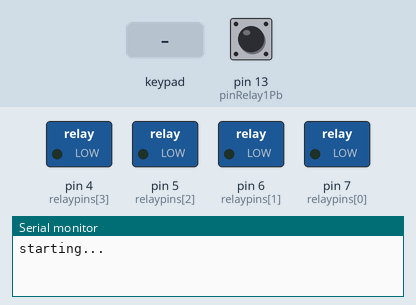
Recording of a sketch running on a simulated Arduino Uno, built with avr-gcc and run on an emulated ATmega328P. Shown: switched loads named in the sketch (green lamp = pin HIGH), the last lines printed to the serial monitor. The test bench sets the inputs (shaded band); at power-on: pin 13 (pinRelay1Pb) HIGH.

Above: at 1.2 s.
1.3 s: keypad keys 1 2 3 4 5 # pressed 0.4 s apart
At 4.0 s:
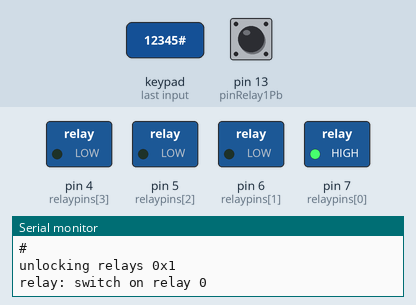
6.7 s: pin 13 (pinRelay1Pb) pulled LOW for 0.15 s
9.8 s: keypad keys 1 2 3 4 5 # pressed 0.4 s apart
At 12.8 s:
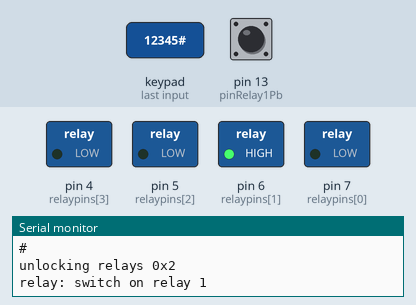
15.2 s: key '1' pressed
18.2 s: pin 13 (pinRelay1Pb) pulled LOW for 1 s
22.2 s: key '*' pressed
Timing chart, 0 to 24.7 s (numbered marks = the images above; inputs shaded):
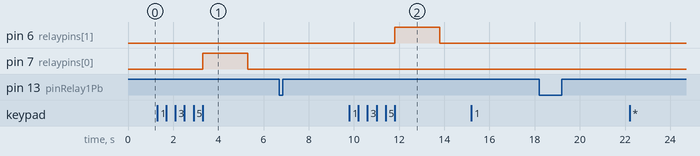

The sketch:

codelock.ino
```cpp
// (licence header left out)
#include <Keypad.h>

// keypad definition
const byte ROWS = 4; //four rows
const byte COLS = 3; //three columns

char keys[ROWS][COLS] = {
  {'1','2','3'},
  {'4','5','6'},
  {'7','8','9'},
  {'*','0','#'}
};

byte rowPins[ROWS] = {2, 3, 8, 9}; //connect to the row pinouts of the keypad
byte colPins[COLS] = {10, 11, 12}; //connect to the column pinouts of the keypad

Keypad keypad = Keypad( makeKeymap(keys), rowPins, colPins, ROWS, COLS );

// output relays
const byte NUMRELAYS = 4;
byte relaypins[NUMRELAYS] = { 7, 6, 5, 4 };
const byte defaultRelay = 1 << 0;

// relay selection, pressing 0* before the code selects the relays defined in relaySets[0],
// pressing 1* selects those in relaySets[1] etc.
byte relaySets[10] = { 0x01, 0x01, 0x02, 0x04, 0x08, 0x03, 0x0b, 0x0f, 0x01, 0x01 };

const unsigned long BUFFERTIMEOUT = 5000;
const unsigned long RELAYONTIME = 2000;

// code buffer
const char CODE[] = "12345";
const byte MAXCODELENGTH = 10;
String codeBuf = "";

// keyboard timeout
unsigned long lastkeypresstime = 0;

// relays selection and unlocking
byte selectedRelay = defaultRelay;
byte unlockedRelay = 0;

// relay operation
unsigned long relayActivationTime;
int activeRelay = -1;

// relay 1 push button
byte pinRelay1Pb = 13;

// fail counter: lock all relays for X milliseconds after Y failed attempts
const byte LOCKOUT_THRESHOLD = 3;
const unsigned long LOCKOUT_DURATION = 60000;
byte lockoutCnt = 0;
unsigned long lockoutTime = 0;

void setup() {
  Serial.begin(9600);

  clearbuf();

  for (byte i = 0; i < NUMRELAYS; i++) {
    digitalWrite(relaypins[i], LOW);
    pinMode(relaypins[i], OUTPUT);
  }
  pinMode(pinRelay1Pb, INPUT_PULLUP);

  Serial.println("starting...");
}

void loop() {
  // handle buffer timeout, if no key was pressed in the last BUFFERTIMEOUT
  // milliseconds, clear the code buffer and select the default relay
  if ((millis() - lastkeypresstime) > BUFFERTIMEOUT) {
    if (codeBuf.length() != 0) {
      Serial.println("buffer timeout: clear buffer");
      clearbuf();
    }
    if (selectedRelay != defaultRelay) {
      selectedRelay = defaultRelay;
      Serial.println("buffer timeout: select relays 0x" + String(selectedRelay, HEX));
    }
  }

  // reset the lockout counter after LOCKOUT_DURATION time
  if (((millis() - lockoutTime) > LOCKOUT_DURATION) && (lockoutCnt > 0)) {
    Serial.println("lockout: Reset lockout counter");
    lockoutCnt = 0;
  }

  // check the dedicated second relay pushbutton. Pressing this button selects
  // the second relay.
  if ((lockoutCnt < LOCKOUT_THRESHOLD) && (digitalRead(pinRelay1Pb) == LOW)) {
    lastkeypresstime = millis();
    if (selectedRelay != (1 << 1)) {
      selectedRelay = (1 << 1);
      Serial.println("pushbutton: select relay 0x" + String(selectedRelay, HEX));
    }
  }

  // handle keyboard events
  char key;
  if (lockoutCnt < LOCKOUT_THRESHOLD) {
    key = keypad.getKey();
  } else {
    key = NO_KEY;
  }

  if (key != NO_KEY){
    Serial.println(key);

    switch(key) {
      case '#':
        // verify code
        if (isCodeGood()) {
          Serial.println("unlocking relays 0x" + String(selectedRelay, HEX));
          unlockedRelay |= selectedRelay;
          selectedRelay = defaultRelay;
          lockoutCnt = 0;
        } else {
          Serial.println("#: wrong code entered.");
          lockoutCnt++;
          lockoutTime = millis();
        }
        clearbuf();
        break;
      case '*':
        // relay selection, select one of the relay sets defined in relaySets[]
        if (codeBuf.length() == 1) {
          // only if a single key is in the buffer
          if ((codeBuf.charAt(0) >= '0') && (codeBuf.charAt(0) <= '9')) {
            selectedRelay = relaySets[codeBuf.charAt(0) - '0'];
            Serial.println("*: select relays 0x" + String(selectedRelay, HEX));
          }
        }
        clearbuf();
        break;
      default:
        // any other key is just added to the buffer
        pushkey(key);
        break;
    }
    lastkeypresstime = millis();
  }

  // operate the relays when they are unlocked in the unlockedRelay bit field
  if (activeRelay >= 0) {
    // currently one relay is in on state, switch it off after RELAYONTIME
    if (millis() - relayActivationTime > RELAYONTIME) {
      digitalWrite(relaypins[activeRelay], LOW);
      Serial.println("relay: switch off relay " + String(activeRelay));
      unlockedRelay &= ~(1 << activeRelay); // clear bit
      activeRelay = -1;
    }
  } else {
    // no relay in on state, check if there is an unlocked one
    for (byte i = 0; i < NUMRELAYS; i++) {
      if (unlockedRelay & (1 << i)) { // test bit
        digitalWrite(relaypins[i], HIGH);
        Serial.println("relay: switch on relay " + String(i));
        relayActivationTime = millis();
        activeRelay = i;
        break; // exit loop, we only have one relay in on state at a time
      }
    }
  }
}

void clearbuf()
{
  codeBuf = "";
}

void pushkey(char c)
{
  if (codeBuf.length() < MAXCODELENGTH)
    codeBuf += String(c);
}

bool isCodeGood()
{
  if (codeBuf == CODE) {
    return true;
  } else {
    return false;
  }
}
```

Measured:
- after the input at 1.3 s, pin 7 (relaypins[0]): LOW → HIGH after 2.0 s, → LOW 2.0 s later
- after the input at 9.8 s, pin 6 (relaypins[1]): LOW → HIGH after 2.0 s, → LOW 2.0 s later
